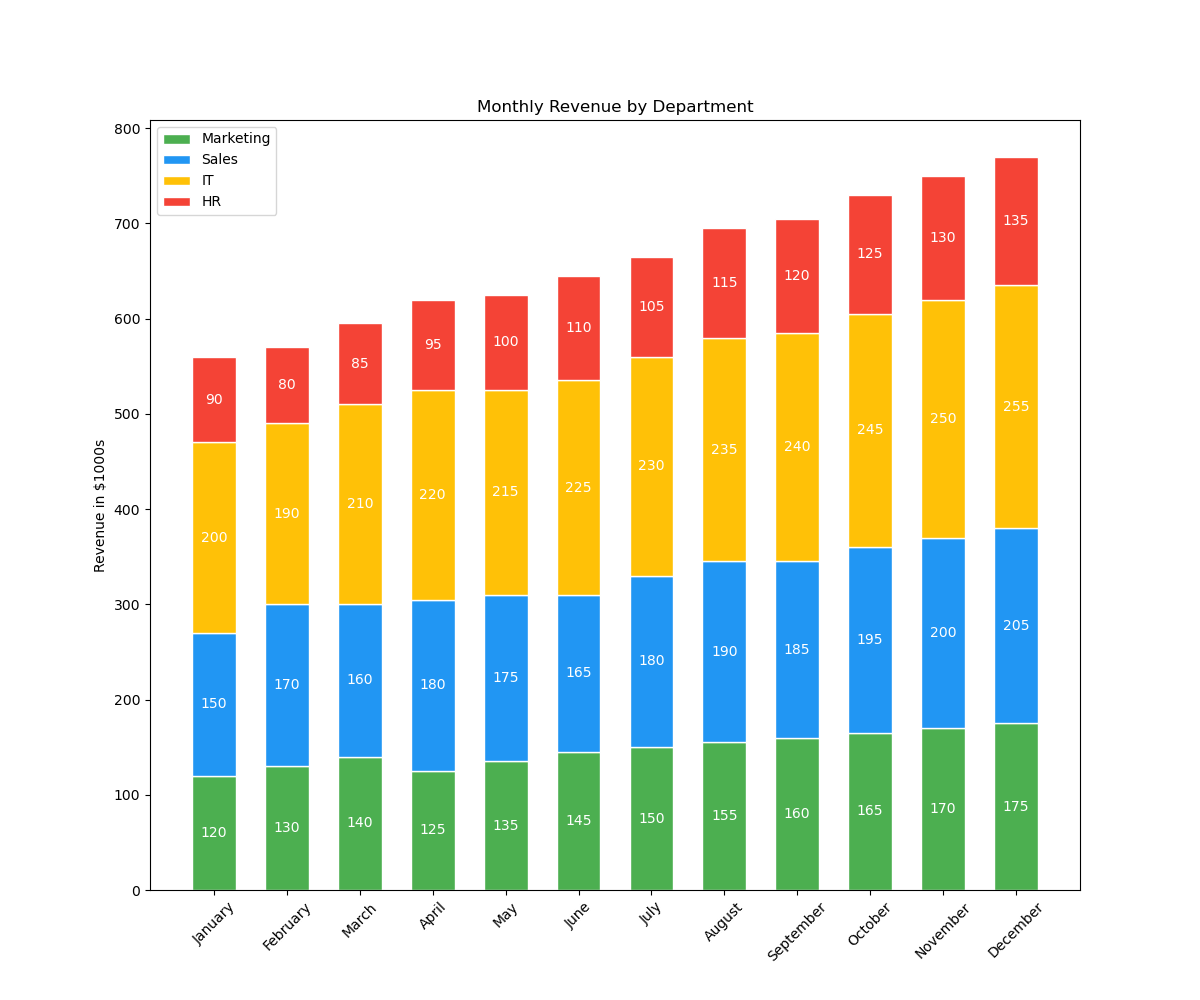

This chart was generated by the following Python code:

import matplotlib.pyplot as plt

# Data
months = ['January', 'February', 'March', 'April', 'May', 'June', 
          'July', 'August', 'September', 'October', 'November', 'December']
marketing = [120, 130, 140, 125, 135, 145, 150, 155, 160, 165, 170, 175]
sales = [150, 170, 160, 180, 175, 165, 180, 190, 185, 195, 200, 205]
it = [200, 190, 210, 220, 215, 225, 230, 235, 240, 245, 250, 255]
hr = [90, 80, 85, 95, 100, 110, 105, 115, 120, 125, 130, 135]

# Stacked Bar Chart
plt.figure(figsize=(12, 10))  # Change width and height of the chart
bar_width = 0.6  # Change width of bars

# Creating a vertical bar chart
plt.bar(months, marketing, color='#4CAF50', edgecolor='white', width=bar_width, label='Marketing')
plt.bar(months, sales, bottom=marketing, color='#2196F3', edgecolor='white', width=bar_width, label='Sales')
plt.bar(months, it, bottom=[i+j for i,j in zip(marketing, sales)], color='#FFC107', edgecolor='white', width=bar_width, label='IT')
plt.bar(months, hr, bottom=[i+j+k for i,j,k in zip(marketing, sales, it)], color='#F44336', edgecolor='white', width=bar_width, label='HR')

plt.ylabel('Revenue in $1000s')
plt.title('Monthly Revenue by Department')
plt.xticks(rotation=45)
plt.legend(loc='upper left')

# Adding numerical labels to each bar segment
for i in range(len(months)):
    plt.text(i, marketing[i]/2, str(marketing[i]), ha='center', va='center', color='white')
    plt.text(i, marketing[i] + sales[i]/2, str(sales[i]), ha='center', va='center', color='white')
    plt.text(i, marketing[i] + sales[i] + it[i]/2, str(it[i]), ha='center', va='center', color='white')
    plt.text(i, marketing[i] + sales[i] + it[i] + hr[i]/2, str(hr[i]), ha='center', va='center', color='white')

# Display the plot
plt.show()
